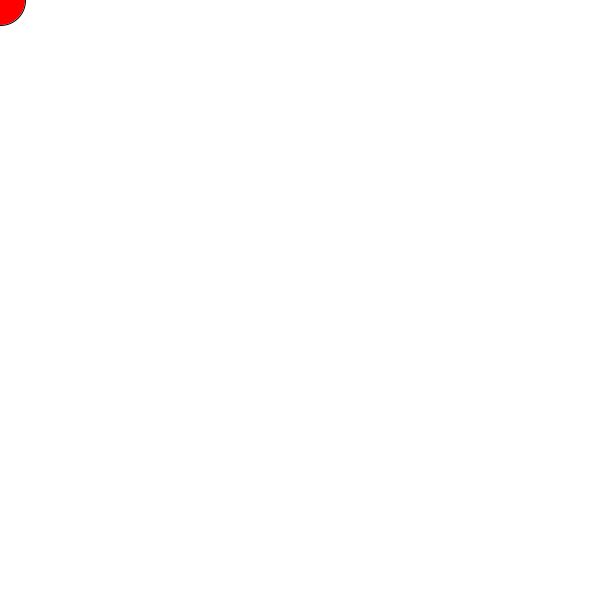
Frame 1 (no input)
Frame 60 (the mouse pressed at the canvas centre just before this capture): identical to frame 1, image omitted
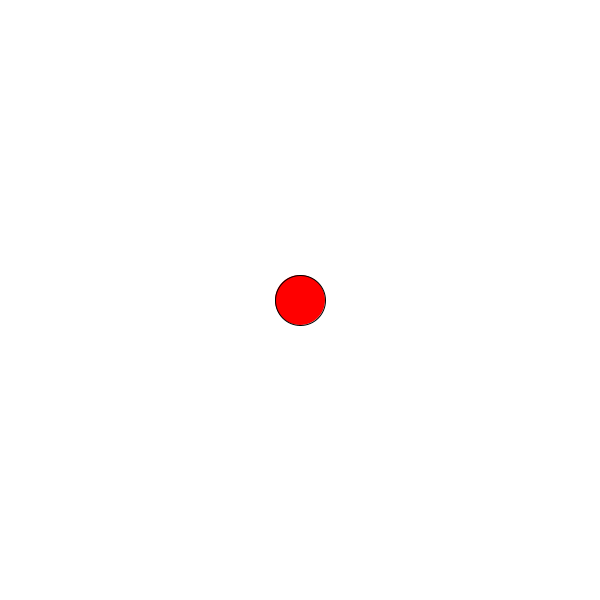
Frame 120 (the mouse held since frame 60 and released just before this capture)

The Processing sketch that drew these frames (run headless with seeded random() and noise(); from frame 60 on, the mouse is pressed at the canvas centre):

// Processing sketch: stefanoni_es3
// ── stefanoni_es3.pde
void setup() {
  // imposto la dimensione della finestra a 600x600
  size(600,600);
}

void draw() {
  // pulisco lo schermo e imposto il colore di sfondo a bianco
  background(255);
  
  if(mouseX < 300 && mouseY < 300) {
    // in alto a sinistra -> riempimento rosso
    fill(255,0,0);
  }
  else if(mouseX > 300 && mouseY < 300) {
    // in alto a destra -> riempimento blu
    fill(0,0,255);
  }
  else if(mouseX < 300 && mouseY > 300) {
    // in basso a sinistra -> riempimento giallo
    fill(255,255,0);
  }
  else if(mouseX > 300 && mouseY > 300) {
    // in basso a destra -> riempimento verde
    fill(0,255,0);
  }
  
  // disegno un cerchio nella posizione del mouse
  ellipse(mouseX, mouseY,50,50);
}
